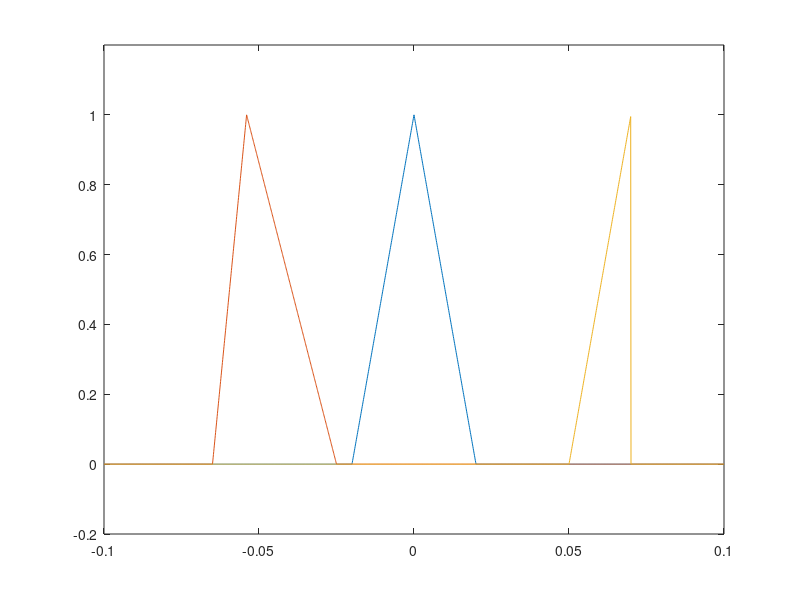

The MATLAB script that drew this image:
%% Generate and Displace Triangular Pulse
% Generate 200 ms of a symmetric triangular pulse with a sample rate of 10
% kHz and a width of 40 ms.

% Copyright 2015 The MathWorks, Inc.


fs = 10e3;
t = -0.1:1/fs:0.1;

w = 40e-3;

x = tripuls(t,w);

%%
% Generate two variations of the same pulse:
%
% * One displaced 45 ms into the past and skewed 45% to the left.

tpast = -45e-3;
spast = -0.45;
xpast = tripuls(t-tpast,w,spast);

%%
% * One displaced 60 ms into the future, half as wide, and skewed
% completely to the right.

tfutr = 60e-3;
sfutr = 1;
xfutr = tripuls(t-tfutr,w/2,sfutr);

%%
% Plot the original pulse and the two copies on the same axes.

plot(t,x,t,xpast,t,xfutr)
ylim([-0.2 1.2])